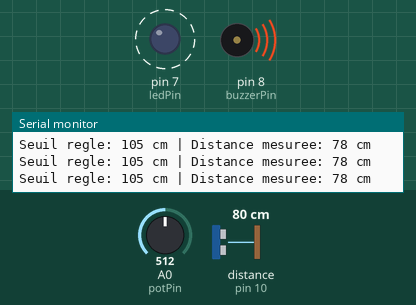
This sketch was run on a simulated Arduino Uno, built with avr-gcc and run on an emulated ATmega328P. Parts: output pins drawn as LEDs (lit = HIGH), buzzer (waves = sounding), the last lines printed to the serial monitor. Wiring (from diagram.json): ultrasonic range finder: trigger pin 9; echo pin 10. Dashed ring = blinking. The inputs (shaded band) are chosen by the test bench; at power-on: distance to the obstacle (sensor on pin 10) 80 cm, A0 (potPin) = 512. The echo pulse lasts 58.3 µs per cm; pins used as bus, display or sensor lines are not drawn.

Above: at 0.97 s.
1.3 s: distance to the obstacle (sensor on pin 10) set to 9 cm
4.3 s: A0 (potPin) set to 496
At 5.4 s:
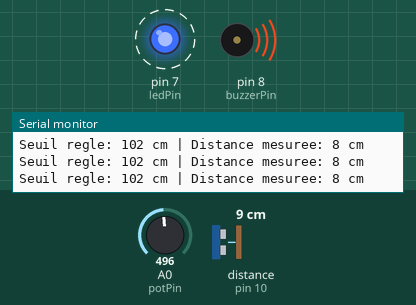
7.3 s: distance to the obstacle (sensor on pin 10) set to 60 cm
At 7.5 s:
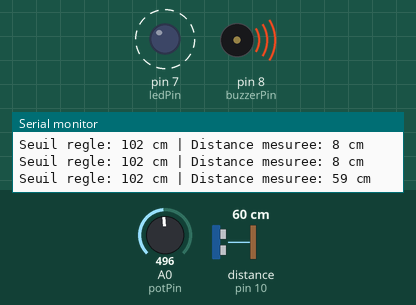
10.3 s: A0 (potPin) set to 278
At 10.74 s:
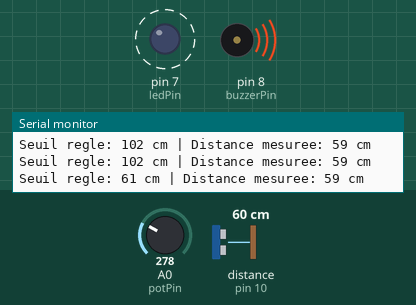
13.3 s: A0 (potPin) set to 262
At 14.9 s:
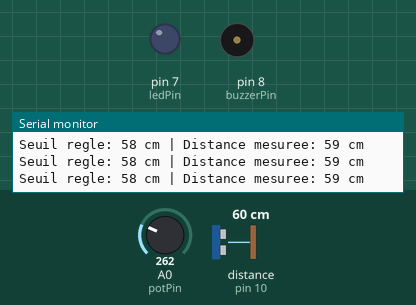
16.3 s: A0 (potPin) set to 306
At 16.68 s:
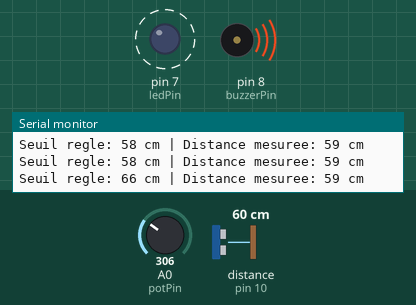
Timing chart, 0 to 20.3 s (numbered marks = the images above; inputs shaded):
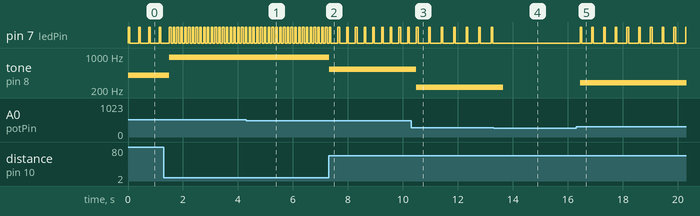

Measured:
- the behaviour switches between 270 and 269 on A0 (potPin) (found by bisection; images 3 and 4)
- after the input at 1.3 s, pin 7 (ledPin): alternates HIGH for 0.06 s and LOW for 0.08 s, starting after 0.34 s; tone on pin 8 (buzzerPin): 406 Hz → 940 Hz after 0.21 s
- after the input at 4.3 s, tone on pin 8 (buzzerPin): 940 Hz → 938 Hz after 0.10 s
- after the input at 7.3 s, pin 7 (ledPin): alternates HIGH for 0.06 s and LOW for 0.26 s, starting after 0.34 s; tone on pin 8 (buzzerPin): 938 Hz → 538 Hz at once
- after the input at 10.3 s, pin 7 (ledPin): alternates HIGH for 0.06 s and LOW for 0.39 s, starting after 0.64 s; tone on pin 8 (buzzerPin): 538 Hz → 227 Hz after 0.19 s
- after the input at 13.3 s, pin 7 (ledPin): stops changing and stays LOW; tone on pin 8 (buzzerPin): 227 Hz → silent after 0.36 s
- after the input at 16.3 s, pin 7 (ledPin): alternates HIGH for 0.06 s and LOW for 0.37 s, starting after 0.15 s; tone on pin 8 (buzzerPin): silent → 285 Hz after 0.15 s
- by itself, pin 7 (ledPin): alternates HIGH for 0.06 s and LOW for 0.32 s

The sketch:

sketch.ino
```cpp
// --- Déclaration des broches (selon le PDF) ---
const int trigPin = 9;      // Trigger du HC-SR04
const int echoPin = 10;     // Echo du HC-SR04
const int ledPin = 7;       // LED
const int buzzerPin = 8;    // Buzzer
const int potPin = A0;      // Potentiomètre

// --- Variables ---
long duration;
int distance;
int seuilAlerte = 0;        // La distance limite réglée par le potentiomètre
int valPot;                 // Valeur du potentiomètre (ajoutée pour plus de clarté)
int toneFreq;               // Fréquence du buzzer (ajoutée pour une meilleure gestion)

void setup() {
  pinMode(trigPin, OUTPUT);
  pinMode(echoPin, INPUT);
  pinMode(ledPin, OUTPUT);
  pinMode(buzzerPin, OUTPUT);

  // Initialisation du port série pour voir les mesures
  Serial.begin(9600);
}

void loop() {
  // 1. --- Lecture du Potentiomètre (Réglage du seuil) ---
  valPot = analogRead(potPin); // Lecture de la valeur du potentiomètre
  // Conversion de la valeur (0-1023) en une distance seuil (par ex: 10cm à 200cm)
  seuilAlerte = map(valPot, 0, 1023, 10, 200);

  // 2. --- Mesure de la distance avec le HC-SR04 ---
  // Envoi de l'impulsion ultrason
  digitalWrite(trigPin, LOW);
  delayMicroseconds(2);
  digitalWrite(trigPin, HIGH);
  delayMicroseconds(10);
  digitalWrite(trigPin, LOW);

  // Lecture de l'écho
  duration = pulseIn(echoPin, HIGH);

  // Calcul de la distance : d = (temps * 0.034) / 2
  distance = duration * 0.034 / 2;

  // 3. --- Affichage sur le moniteur série ---
  Serial.print("Seuil regle: ");
  Serial.print(seuilAlerte);
  Serial.print(" cm | Distance mesuree: ");
  Serial.print(distance);
  Serial.println(" cm");

  // 4. --- Logique d'Alarme (Partie 2 & 3) ---
  if (distance < seuilAlerte) {
    // OBSTACLE DÉTECTÉ !

    // Calcul de la fréquence du buzzer en fonction de la proximité de l'objet
    toneFreq = map(distance, 0, seuilAlerte, 1000, 200);
    toneFreq = constrain(toneFreq, 200, 1000);

    // Activer le buzzer avec la fréquence calculée
    tone(buzzerPin, toneFreq);

    // Faire clignoter la LED
    digitalWrite(ledPin, HIGH);
    delay(60); // Délai légèrement plus long pour un flash plus visible
    digitalWrite(ledPin, LOW);

    // Le délai restant dépend de la distance
    int delayTime = map(distance, 0, seuilAlerte, 50, 400); // Changement de la plage de délai
    delay(delayTime);
    noTone(buzzerPin); // Couper le son entre les bips

  } else {
    // PAS D'OBSTACLE (Zone sûre)
    digitalWrite(ledPin, LOW);
    noTone(buzzerPin);
    delay(150); // Plus de temps de pause entre les mesures pour éviter trop de clignotements
  }
}
```
